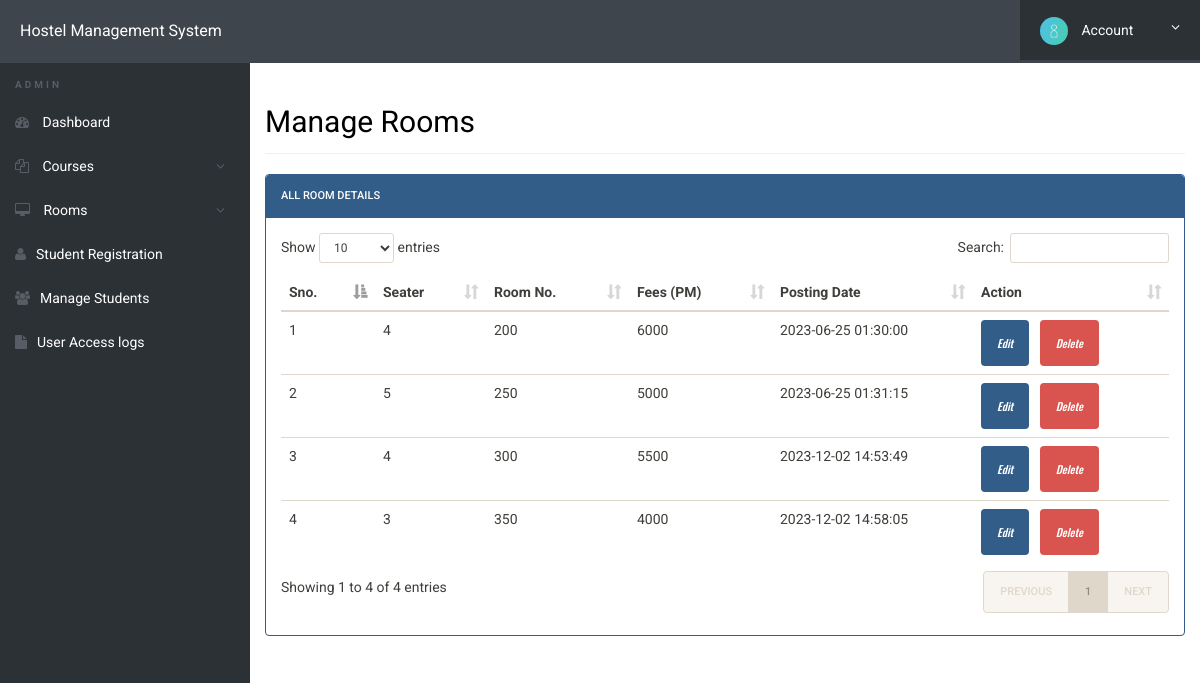
Page /admin/manage-rooms.php (signed in) on the committed database.
### tables this page shows
CREATE TABLE `rooms` (
  `id` int(11) NOT NULL,
  `seater` int(11) NOT NULL,
  `room_no` int(11) NOT NULL,
  `fees` int(11) NOT NULL,
  `posting_date` timestamp NOT NULL DEFAULT current_timestamp()
);

### admin/manage-rooms.php (the view, shortened to what this page needs)
<?php
include('includes/config.php');
?>
<!doctype html>
<html lang="en" class="no-js">
<head>
	<link rel="stylesheet" href="css/font-awesome.min.css">
	<link rel="stylesheet" href="css/bootstrap.min.css">
	<link rel="stylesheet" href="css/dataTables.bootstrap.min.css">
	<link rel="stylesheet" href="css/bootstrap-social.css">
	<link rel="stylesheet" href="css/bootstrap-select.css">
	<link rel="stylesheet" href="css/fileinput.min.css">
	<link rel="stylesheet" href="css/awesome-bootstrap-checkbox.css">
	<link rel="stylesheet" href="css/style.css">
</head>
<body>
	<?php include('includes/header.php');?>
	<div class="ts-main-content">
			<?php include('includes/sidebar.php');?>
		<div class="content-wrapper">
			<div class="container-fluid">
				<div class="row">
					<div class="col-md-12"><br><br><br>
						<h2 class="page-title" style="color:black">Manage Rooms</h2>
						<div class="panel panel-primary">
							<div class="panel-heading">All Room Details</div>
							<div class="panel-body">
								<table id="zctb" class="table table-hover table-primary" cellspacing="0" width="100%">
									<thead class="table table-dark">
										<tr class="text-center">
											<th>Sno.</th>
											<th>Seater</th>
											<th>Room No.</th>
											<th>Fees (PM) </th>
											<th>Posting Date  </th>
											<th>Action</th>
										</tr>
									</thead>
									<tbody>
<?php
$ret="select * from rooms";
$stmt= $mysqli->prepare($ret) ;
$stmt->execute() ;
$res=$stmt->get_result();
$cnt=1;
while($row=$res->fetch_object())
	  {
	  	?>
<tr><td><?php echo $cnt;;?></td>
<td><?php echo $row->seater;?></td>
<td><?php echo $row->room_no;?></td>
<td><?php echo $row->fees;?></td>
<td><?php echo $row->posting_date;?></td>
<td><a href="edit-room.php?id=<?php echo $row->id;?>"><i class="btn btn-primary">Edit</i></a>&nbsp;&nbsp;
<a href="manage-rooms.php?del=<?php echo $row->id;?>" onclick="return confirm("Do you want to delete");"><i class="btn btn-danger">Delete</i></a></td>
										</tr>
									<?php
$cnt=$cnt+1;
									 } ?>
									</tbody>
								</table>
							</div>
						</div>
					</div>
				</div>
			</div>
		</div>
	</div>
</body>
</html>

### admin/css/style.css (style rules this page uses)
html { font-size: 14px; }
@media only screen and (min-width: 480px) { html { font-size: 17px; } }
@media only screen and (min-width: 768px) { html { font-size: 14px; } }
body { font-size: 1em; }
a { color: #37a6c4; }
.btn { font-family: 'Oswald', sans-serif; }
.panel { overflow: hidden; }
.btn { text-transform: none; }
.page-title { padding-bottom: 15px; margin-bottom: 20px; border-bottom: 1px solid #f0f0f0; }
.ts-main-content .content-wrapper { padding-top: 15px; margin-top: 10px; }
@media only screen and (min-width: 992px) { .ts-main-content .content-wrapper { margin-left: 250px; } }

### rows in the picture
rooms: seater "4", room_no "200", fees "6000", posting_date "2023-06-25 01:30:00"
rooms: seater "5", room_no "250", fees "5000", posting_date "2023-06-25 01:31:15"
rooms: seater "4", room_no "300", fees "5500", posting_date "2023-12-02 14:53:49"
rooms: seater "3", room_no "350", fees "4000", posting_date "2023-12-02 14:58:05"
